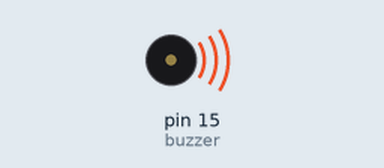
A sketch run on a simulated Arduino Uno, built with avr-gcc and run on an emulated ATmega328P. Parts: buzzer (waves = sounding).

Above: at 0.5 s.
Timing chart, 0 to 4.6 s (numbered marks = the images above):
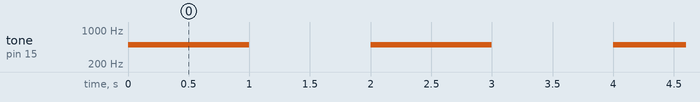

The sketch:

buzzer.ino
```cpp
/* Arduino tutorial - Buzzer / Piezo Speaker
   More info and circuit: http://www.ardumotive.com/how-to-use-a-buzzer-en.html
   Dev: Michalis Vasilakis // Date: 9/6/2015 // www.ardumotive.com */

const int buzzer = 15; //buzzer to arduino pin 9

void setup(){
  pinMode(buzzer, OUTPUT); // Set buzzer - pin 9 as an output
}

void loop(){
  tone(buzzer, 500); // Send 0.5KHz sound signal...
  delay(1000);        // ...for 1 sec
  noTone(buzzer);     // Stop sound...
  delay(1000);        // ...for 1sec
}
```

Measured:
- by itself, tone on pin 15 (buzzer): alternates 500 Hz for 1.0 s and silent for 1.0 s
